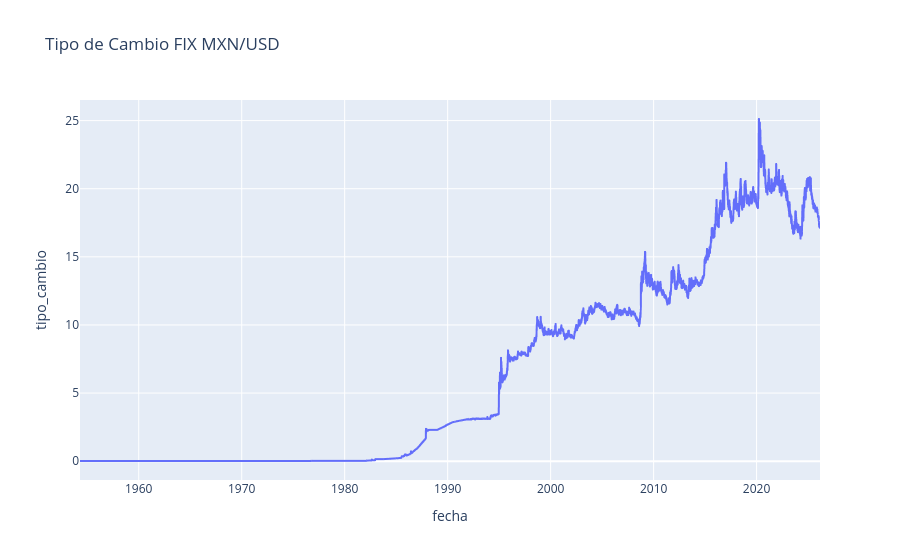

Write notebook code for a chart like this one.
### Markdown cell above
## <font color= #003366> **Visualización de la serie de tiempo** </font>

### Code cell
df_plot = df.reset_index()

fig = px.line(
    df_plot,
    x="fecha",
    y="tipo_cambio",
    title="Tipo de Cambio FIX MXN/USD"
)

fig.show()

### Figure 1 — Plotly figure (JSON) as saved in the notebook; plotly's stock layout.template omitted (floating-point values rounded to 4 significant figures; data arrays with more than 128 entries replaced by an {"elided": "..."} marker saying what was removed)
{"data": [{"hovertemplate": "fecha=%{x}<br>tipo_cambio=%{y}<extra></extra>", "legendgroup": "", "line": {"color": "#636efa", "dash": "solid"}, "marker": {"symbol": "circle"}, "mode": "lines", "name": "", "showlegend": false, "type": "scattergl", "x": {"elided": "18750 str values"}, "xaxis": "x", "y": {"elided": "18750 float values"}, "yaxis": "y"}], "layout": {"legend": {"tracegroupgap": 0}, "title": {"text": "Tipo de Cambio FIX MXN/USD"}, "xaxis": {"anchor": "y", "domain": [0, 1], "title": {"text": "fecha"}}, "yaxis": {"anchor": "x", "domain": [0, 1], "title": {"text": "tipo_cambio"}}}}
